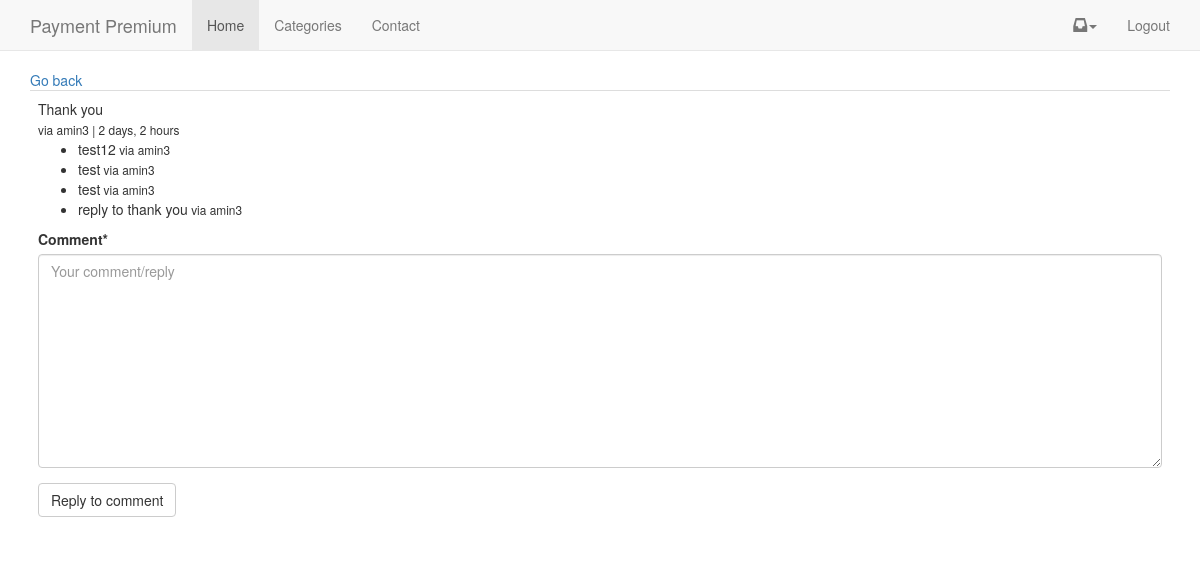
Page /comment/41 (signed in) on the earlier database version.
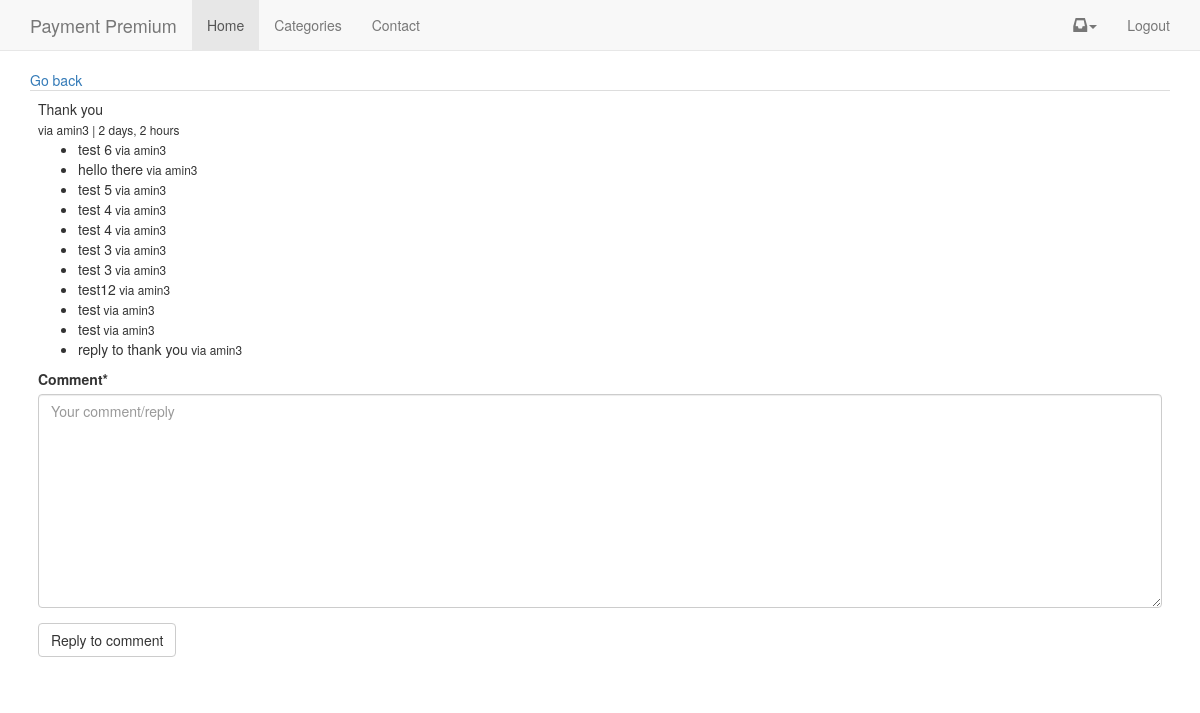
Same page on the later database version.
### comments/models.py (models this page shows, shortened)
class Comment(models.Model):
	user = models.ForeignKey(MyUser)
	parent = models.ForeignKey("self", null=True, blank=True)
	path = models.CharField(max_length=350)
	video = models.ForeignKey(Video, null=True, blank=True)
	text = models.TextField()
	timestamp = models.DateTimeField(auto_now=False, auto_now_add=True)
	updated = models.DateTimeField(auto_now=True, auto_now_add=False)
	active = models.BooleanField(default=True)
	objects = CommentManager()
	class Meta:
		ordering = ['-timestamp']
	@property
	def get_origin(self):
		return self.path
	def is_child(self):
		if self.parent is not None:
			return True
		else:
			return False
	def get_children(self):
		if self.is_child == True:
			return None
		else:
			child_comments = Comment.objects.filter(parent=self)
			return child_comments

### accounts/models.py (models this page shows, shortened)
class MyUser(AbstractBaseUser):
	username = models.CharField(
		max_length=255,
		unique = True,
	)
	email = models.EmailField(
		verbose_name='email address',
		max_length=255,
		unique=True,
	)
	first_name = models.CharField(
		max_length=120,
		null=True,
		blank=True
	)
	last_name = models.CharField(
		max_length=120,
		null=True,
		blank=True
	)
	is_member = models.BooleanField(default=False, verbose_name="Is Paid Member")
	is_active = models.BooleanField(default=True)
	is_admin = models.BooleanField(default=False)
	objects = MyUserManager()
	USERNAME_FIELD = 'username'
	REQUIRED_FIELDS = ['email']
	def __str__(self):              # __unicode__ on Python 2
		return self.username

### comments/views.py (the view)
# urls.py: url(r'^comment/(?P<id>\d+)$', comment_thread, name="comment_thread"),
@login_required
def comment_thread(request, id):
	comment = Comment.objects.get(id=id)
	form = CommentForm()
	context = {
		"comment": comment,
		"form": form,
	}
	return render(request, "comment_thread.html", context)

### comments/forms.py
class CommentForm(forms.Form):
	comment = forms.CharField(
		widget=forms.Textarea(
			attrs={"placeholder": "Your comment/reply"})
	)
	def __init__(self, data=None, files=None, **kwargs):
		super().__init__(data, files, kwargs)
		self.helper = FormHelper()
		self.helper.form_show_labels = False
		self.helper.add_input(Submit('submit', 'Add comment', css_class='btn btn-primary', ))

### videos/templates/comment_thread.html (shortened to what this page needs)
{% extends "base.html" %}{% load crispy_forms_tags %}
 {% block content %}
<a href="{{ comment.get_origin }}">Go back</a>
<table class="table">
    <tr>
        <td>{{ comment.text }}
            <br><small>via {{ comment.user }} | {{ comment.timestamp | timesince}}</small> {% if not comment.is_child %}
            <ul>
                {% for child in comment.get_children %}
                <li>
                    {{ child.text }}<small> via {{ child.user }}</small>
                </li>
                {% endfor %}
            </ul>
            {% endif %}
            <div class="reply_comment">
                <form action="{% url 'comment_create' %}" method="POST">
                    {% csrf_token %}{{ form|crispy }}
                    <input type="submit" value="Reply to comment" class="btn btn-default">
                </form>
            </div>
        </td>
    </tr>
</table>
{% endblock %}

Differences in the rows shown:
added Comment: text "test 6", user "amin3"
added Comment: text "hello there", user "amin3"
added Comment: text "test 5", user "amin3"
added Comment: text "test 4", user "amin3"
added Comment: text "test 4", user "amin3"
added Comment: text "test 3", user "amin3"
added Comment: text "test 3", user "amin3"
